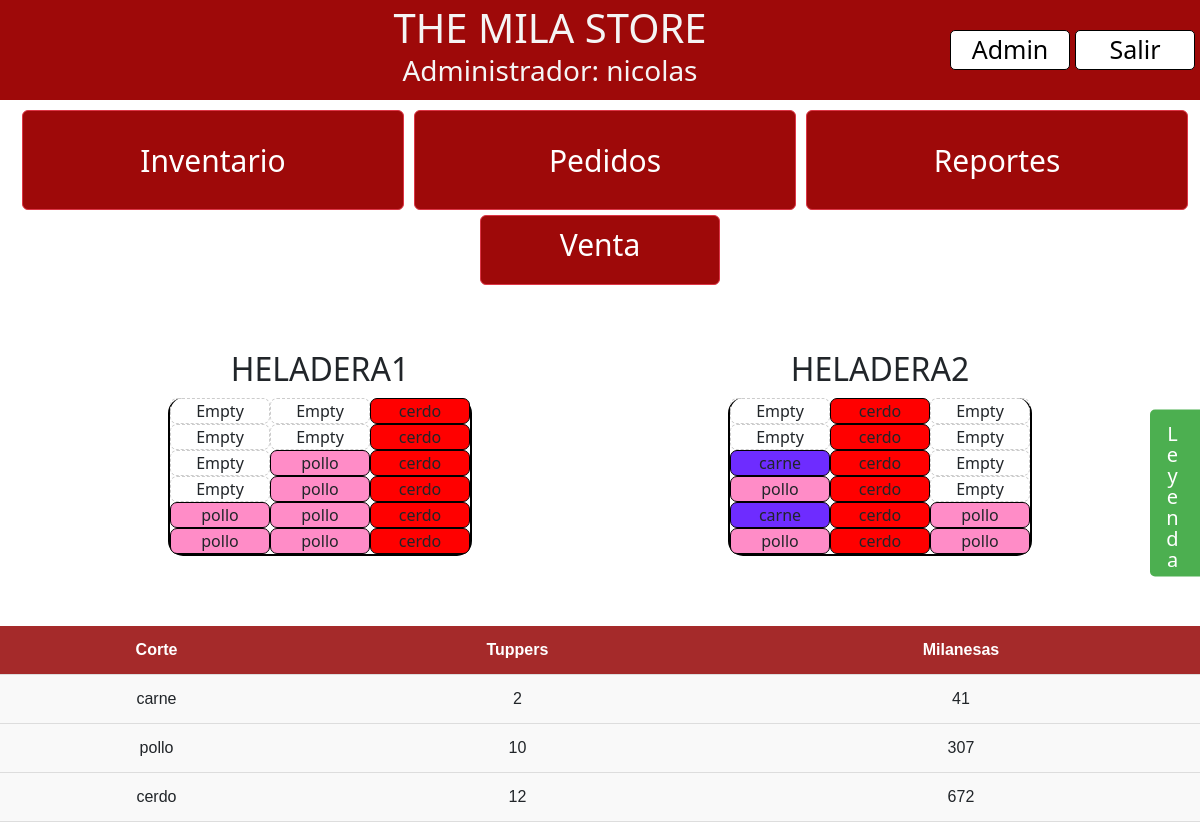
The page / (signed in) on the database as committed earlier.
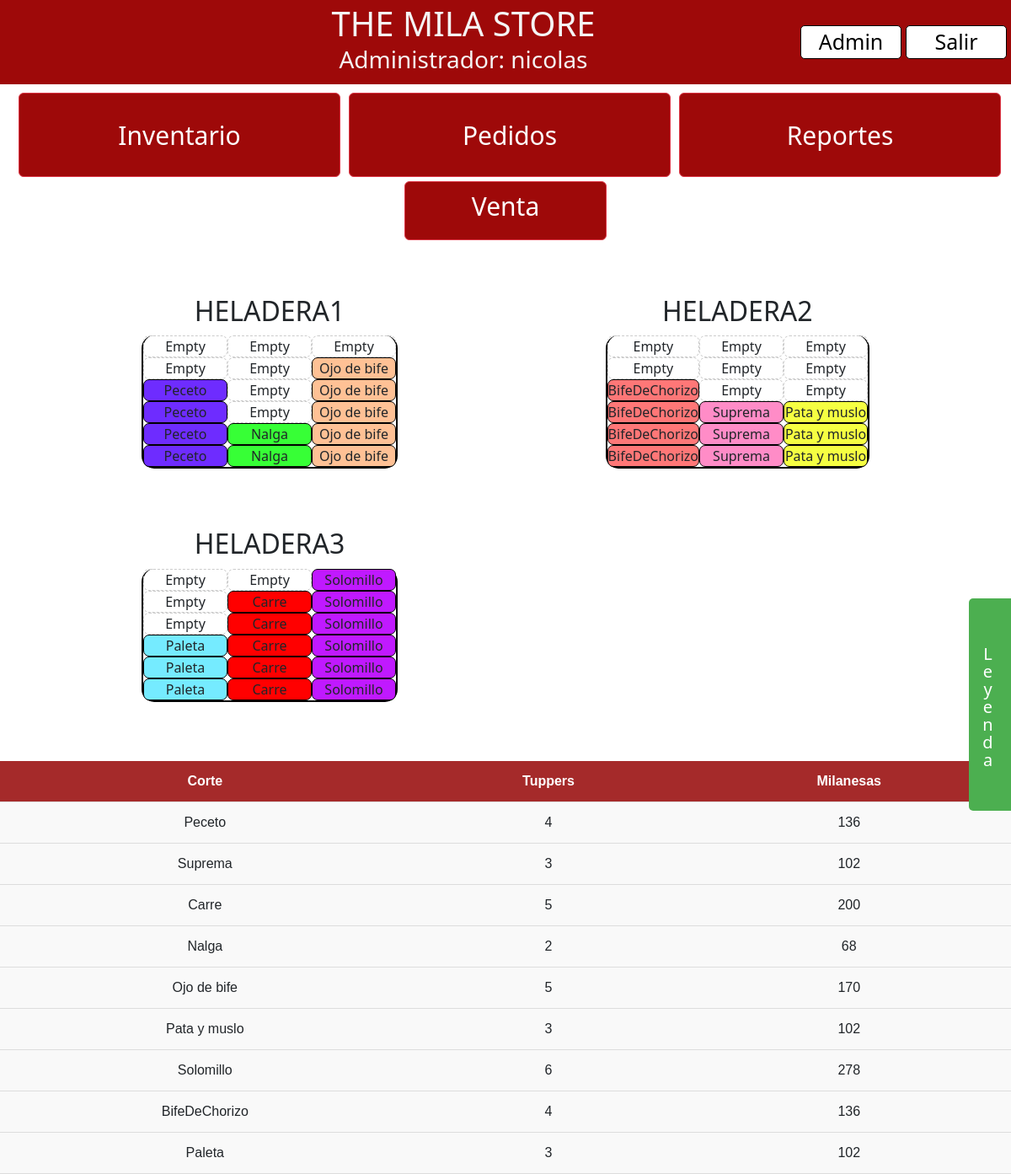
The same page on the database as committed later.
### inventory/models.py (models this page shows, shortened)
class Refrigerator(models.Model):
    name = models.CharField(max_length=100)
    def get_columns_tuppers(self):
        columns = []
        for column in self.column_set.all():
            column_data = {
                'column': column,
                'tuppers': list(column.column_generator())
            }
            columns.append(column_data)
        return columns

class Column(models.Model):
    refrigerator = models.ForeignKey(Refrigerator, on_delete=models.CASCADE)
    capacity = models.IntegerField(validators=[MinValueValidator(1)])
    def column_generator(self):
        capacity = self.capacity
        subcolumns = SubColumn.objects.filter(total_tuppers__gt=0, column=self)
        total_tuppers_list = subcolumns.values_list('total_tuppers', flat=True)
        map_subcolumns_total_tuppers = dict(zip(subcolumns, total_tuppers_list))
        tuppers_count = sum(total_tuppers_list)
        empty_space = capacity - tuppers_count
        transparent_tuppers = [None] * empty_space
        groups = [repeat(subcolumn, total_tuppers) for subcolumn, total_tuppers in map_subcolumns_total_tuppers.items()]
        ordered_tuppers = transparent_tuppers + list(zip_longest(*groups, fillvalue=None))
        for tuppers in ordered_tuppers:
            if isinstance(tuppers, tuple):
                for subcolumn in tuppers:
                    if subcolumn is not None:
                        yield subcolumn.cut
            else:
                yield None  # Transparent tupper

class Cut(models.Model):
    name = models.CharField(max_length=100)
    milas_per_tupper = models.IntegerField()
    reorder_threshold = models.IntegerField(default=10)
    reorder_tuppers = models.IntegerField(default=10)
    is_order_pending = models.BooleanField(default=False)
    color = ColorField(default='#FF0000')
    unit_price = models.DecimalField(max_digits=10, decimal_places=2, default=0.00, null=True, blank=True)
    days_until_expiration = models.IntegerField(default=180)
    @property
    def total_tuppers(self):
        return sum(subcolumn.total_tuppers for subcolumn in SubColumn.objects.filter(cut=self))
    @property
    def total_milas(self):
        return sum(subcolumn.total_milanesas for subcolumn in SubColumn.objects.filter(cut=self))

class SubColumn(models.Model):
    column = models.ForeignKey(Column, on_delete=models.CASCADE)
    cut = models.ForeignKey(Cut, on_delete=models.CASCADE)
    total_tuppers = models.IntegerField(default=0)
    milas_tupper_in_use = models.IntegerField(default=0)
    @property
    def total_milanesas(self):
        return (self.total_tuppers - 1) * self.cut.milas_per_tupper + self.milas_tupper_in_use

### inventory/views.py (the view)
# urls.py: path('', views.inventory, name='inventory'),
@login_required
def inventory(request):
    refrigerators = Refrigerator.objects.prefetch_related('column_set__subcolumn_set')
    cuts = Cut.objects.all()
    context = {
        'refrigerators': refrigerators,
        'cuts': cuts
    }
    return render(request, 'inventory/inventory.html', context)

### inventory/templates/inventory/inventory.html (shortened to what this page needs)
{% extends 'base.html' %}
{% load custom_tags %}
{% load static %}
{% block css_files %}
    <link rel="stylesheet" href="{% static "inventory/inventory.css" %}">
{% endblock %}
{% block content %}
    <div class="sidebar">
        <h3 id="leyenda">Leyenda</h3>
        <ul id="figuras">
        </ul>
    </div>
    <div id="divheladeras">
        {% for refrigerator in refrigerators %}
            <div class="conheladera">
                <h2 class="nombre">{{ refrigerator.name }}</h2>
                <div class="row">
                    {% for column_data in refrigerator.get_columns_tuppers %}
                        <ul class="column">
                            {% for tupper in column_data.tuppers %}
                                {% if tupper %}
                                    <li class="lis" style="background-color: {{ tupper.color }}">
                                        {{ tupper.name }}
                                    </li>
                                {% else %}
                                    <li class="lis" style="background-color: transparent; border: 1px dashed #cccccc; ">
                                        Empty
                                    </li>
                                {% endif %}
                            {% endfor %}
                        </ul>
                    {% endfor %}
                </div>
            </div>
        {% endfor %}
    </div>
    <div id="stock">
        <table class="stock-table">
            <thead>
            <tr>
                <th title="Tipo de corte">Corte</th>
                <th title="Cantidad total tuppers">Tuppers</th>
                <th title="Cantidad total milanesas">Milanesas</th>
            </tr>
            </thead>
            <tbody>
            {% for cut in cuts %}
                <tr>
                    <td>{{ cut.name }}</td>
                    <td>{{ cut.total_tuppers }}</td>
                    <td>{{ cut.total_milas }}</td>
                </tr>
            {% endfor %}
            </tbody>
        </table>
    </div>
{% endblock %}

Rows that differ between the two databases and show on the page:
changed Column (number 1 of 9 on the later page): gains Cut (name "Peceto", total_tuppers "4", total_milas "136"); loses Cut (name "pollo", total_tuppers "10", total_milas "307")
changed Cut: name "carne" → "Peceto"; total_tuppers "2" → "4"; total_milas "41" → "136"
changed Column (number 2 of 9 on the later page): loses Cut (name "pollo", total_tuppers "10", total_milas "307")
added Cut: name "Nalga", total_tuppers "2", total_milas "68"
changed Column (number 3 of 9 on the later page): loses Cut (name "cerdo", total_tuppers "12", total_milas "672")
added Cut: name "Ojo de bife", total_tuppers "5", total_milas "170"
changed Column (number 4 of 9 on the later page): loses Cut (name "carne", total_tuppers "2", total_milas "41"); loses Cut (name "pollo", total_tuppers "10", total_milas "307")
added Cut: name "BifeDeChorizo", total_tuppers "4", total_milas "136"
changed Column (number 5 of 9 on the later page): gains Cut (name "Suprema", total_tuppers "3", total_milas "102"); loses Cut (name "cerdo", total_tuppers "12", total_milas "672")
changed Cut: name "pollo" → "Suprema"; total_tuppers "10" → "3"; total_milas "307" → "102"
changed Column (number 6 of 9 on the later page): loses Cut (name "pollo", total_tuppers "10", total_milas "307")
added Cut: name "Pata y muslo", total_tuppers "3", total_milas "102"
added Refrigerator: name "HELADERA3", Cut (name "Carre")
added Cut: name "Paleta", total_tuppers "3", total_milas "102"
added Column: Cut (name "Carre"), shown under "HELADERA3"
changed Cut: name "cerdo" → "Carre"; total_tuppers "12" → "5"; total_milas "672" → "200"
added Cut: name "Solomillo", total_tuppers "6", total_milas "278"
